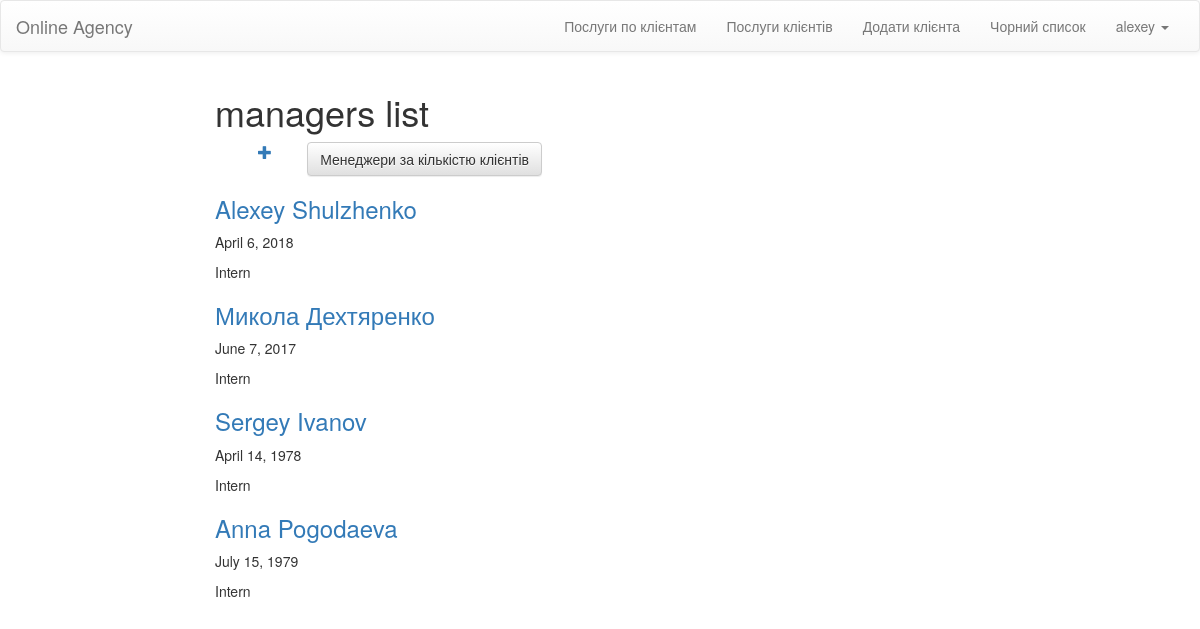
The app's page /manager/ (signed in) with its own data.
### OnlineAgecy/models.py (models this page shows, shortened)
class MyUser(AbstractUser):
    client_id = models.ForeignKey(Client, null=True)

class Manager(models.Model):
    id = models.AutoField(primary_key=True)
    Name = models.CharField(max_length=40)
    Birthday_date = models.DateField(max_length=100)
    Position = models.CharField(max_length=40, default='Intern')

### OnlineAgecy/views.py (the view)
# urls.py: url(r'^manager/$', views.managers, name='managers'),
@login_required(login_url="login/")
def managers(request):
	managers = Manager.objects.raw('SELECT * FROM OnlineAgecy_manager')
	return render(request, "manager/manager_list.html", {'managers': managers})

### templates/manager/manager_list.html (shortened to what this page needs)
{% extends 'layouts/base.html' %}
{% block content %}
    <div class="col-lg-8 col-lg-offset-2 col-md-8 col-md-offset-2">
        <span><h1> managers list </h1></span>
        <a class="btn btn-default" href="{% url 'managers_clients_count' %}">
             Менеджери за кількістю клієнтів
        </a>
        <span class="plus col-md-1 col-lg-1">
            <a href="{% url 'manager_new' %}" class="top-menu">
                <span class="glyphicon glyphicon-plus"></span>
            </a>
        </span>
        {% for manager in managers %}
             <div class="manager">
                 <div class="Name">
                    <h3><a href="{% url 'manager_detail' id=manager.id %}">{{manager.Name}}</a></h3>
                 </div>
                 <p>{{ manager.Birthday_date }}</p>
                 <p>{{manager.Position}} </p>
            </div>
        {% endfor %}
    </div>
{% endblock %}

### templates/layouts/base.html (shortened to what this page needs)
	{% load staticfiles %}
	<!DOCTYPE html>
	<html>
	<head>
        <link rel="stylesheet" href="{% static 'css/main.css' %}">
	    <link rel="stylesheet" href="//maxcdn.bootstrapcdn.com/bootstrap/3.2.0/css/bootstrap.min.css">
        <link rel="stylesheet" href="//maxcdn.bootstrapcdn.com/bootstrap/3.2.0/css/bootstrap-theme.min.css">
        <link rel="stylesheet" href="https://cdnjs.cloudflare.com/ajax/libs/bootstrap-datetimepicker/4.17.37/css/bootstrap-datetimepicker.min.css" />
    </head>
	<body>
	<nav class="navbar navbar-default">
	  <div class="container-fluid">
	    <div class="navbar-header">
	      <a class="navbar-brand" href="/">Online Agency</a>
	    </div>
	    <div class="collapse navbar-collapse" id="bs-example-navbar-collapse-1">
	      <ul class="nav navbar-nav navbar-right">
              {% for group in user.groups.all %}
                {% if group.name == 'manager' %}
                  <li><a href="{% url 'contracts_services'  %} ">Послуги по клієнтам</a></li>
                  <li><a href="{% url 'clients_services_count'  %} ">Послуги клієнтів</a></li>
                  <li><a href="{% url 'client_new'  %} ">Додати клієнта</a></li>
                  <li><a href="{% url 'fresh_clients' %} ">Чорний список</a></li>
                {% endif %}
              {% endfor %}
	        <li class="dropdown">
	          <a href="#" class="dropdown-toggle" data-toggle="dropdown" role="button" aria-expanded="false">{{ request.user.username }} <span class="caret"></span></a>
	        </li>
	      </ul>
	    </div>
	  </div>
	</nav>
    {% block content %}
    {% endblock %}
	</body>
	</html>

### static/css/main.css (style rules this page uses)
.plus { margin-left: 2em; }

### records on screen
MyUser: user.username "alexey"
Manager: Name "Alexey Shulzhenko", Birthday_date "April 6, 2018", Position "Intern"
Manager: Name "Микола Дехтяренко", Birthday_date "June 7, 2017", Position "Intern"
Manager: Name "Sergey Ivanov", Birthday_date "April 14, 1978", Position "Intern"
Manager: Name "Anna Pogodaeva", Birthday_date "July 15, 1979", Position "Intern"
